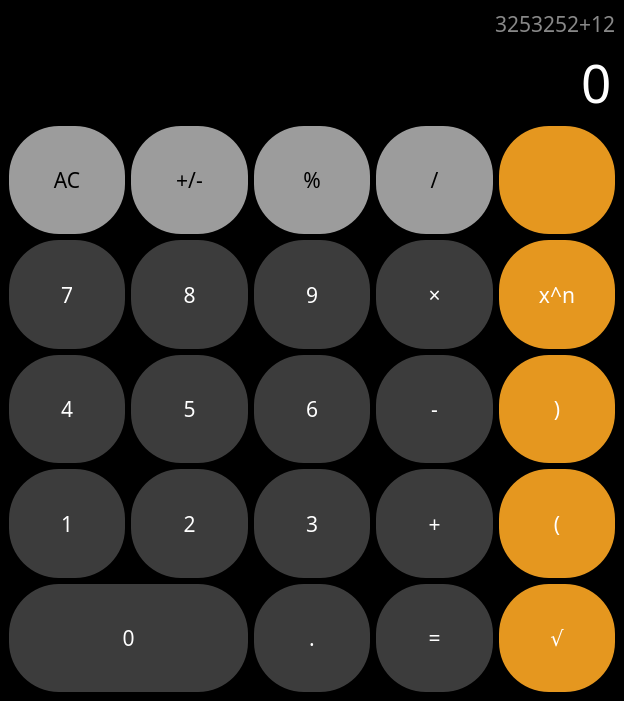
<?xml version="1.0" encoding="UTF-8"?>
<ui version="4.0">
 <class>MainWindow</class>
 <widget class="QMainWindow" name="MainWindow">
  <property name="geometry">
   <rect>
    <x>0</x>
    <y>0</y>
    <width>624</width>
    <height>701</height>
   </rect>
  </property>
  <property name="minimumSize">
   <size>
    <width>624</width>
    <height>701</height>
   </size>
  </property>
  <property name="windowTitle">
   <string>Calculator</string>
  </property>
  <property name="styleSheet">
   <string notr="true">QWidget {
    background-color: black;
    color:white;
    font-family: Rubik;
    font-size: 16pt;



}
QPushButton{
    border:none;
    background-color: #3c3c3c;
    border-radius: 50%;

}
QPushButton:hover{
    background-color: #676767;


}
QPushButton:pressed{
	background-color:#B7B7B7;
}</string>
  </property>
  <widget class="QWidget" name="centralwidget">
   <layout class="QVBoxLayout" name="verticalLayout">
    <item>
     <widget class="QLabel" name="lbl">
      <property name="sizePolicy">
       <sizepolicy hsizetype="Preferred" vsizetype="Maximum">
        <horstretch>0</horstretch>
        <verstretch>0</verstretch>
       </sizepolicy>
      </property>
      <property name="styleSheet">
       <string notr="true">color:#888;</string>
      </property>
      <property name="text">
       <string>3253252+12</string>
      </property>
      <property name="alignment">
       <set>Qt::AlignRight|Qt::AlignTrailing|Qt::AlignVCenter</set>
      </property>
     </widget>
    </item>
    <item>
     <widget class="QLineEdit" name="le">
      <property name="sizePolicy">
       <sizepolicy hsizetype="Expanding" vsizetype="Maximum">
        <horstretch>0</horstretch>
        <verstretch>0</verstretch>
       </sizepolicy>
      </property>
      <property name="styleSheet">
       <string notr="true">font-size:40pt;
border:none;
</string>
      </property>
      <property name="text">
       <string>0</string>
      </property>
      <property name="maxLength">
       <number>10</number>
      </property>
      <property name="alignment">
       <set>Qt::AlignRight|Qt::AlignTrailing|Qt::AlignVCenter</set>
      </property>
      <property name="readOnly">
       <bool>true</bool>
      </property>
     </widget>
    </item>
    <item>
     <layout class="QGridLayout" name="gridLayout">
      <item row="0" column="4">
       <widget class="QPushButton" name="btn_delete_last_digit">
        <property name="sizePolicy">
         <sizepolicy hsizetype="Minimum" vsizetype="Expanding">
          <horstretch>0</horstretch>
          <verstretch>0</verstretch>
         </sizepolicy>
        </property>
        <property name="cursor">
         <cursorShape>PointingHandCursor</cursorShape>
        </property>
        <property name="styleSheet">
         <string notr="true">QWidget{
background-color:#E5971F;
}
QWidget:hover{
	background-color:#976309;
}
QWidget:pressed{
background-color:#B4B4B4;
}</string>
        </property>
        <property name="text">
         <string/>
        </property>
        <property name="icon">
         <iconset resource="files.qrc">
          <normaloff>:/icons/backspace_FILL1_wght400_GRAD0_opsz48.png</normaloff>:/icons/backspace_FILL1_wght400_GRAD0_opsz48.png</iconset>
        </property>
        <property name="iconSize">
         <size>
          <width>30</width>
          <height>40</height>
         </size>
        </property>
        <property name="shortcut">
         <string>Backspace</string>
        </property>
       </widget>
      </item>
      <item row="0" column="3">
       <widget class="QPushButton" name="btn_divide">
        <property name="sizePolicy">
         <sizepolicy hsizetype="Minimum" vsizetype="Expanding">
          <horstretch>0</horstretch>
          <verstretch>0</verstretch>
         </sizepolicy>
        </property>
        <property name="cursor">
         <cursorShape>PointingHandCursor</cursorShape>
        </property>
        <property name="styleSheet">
         <string notr="true">QWidget{
background-color:#9C9C9C;
color:black;
}
QWidget:hover{
	background-color:#D2D2D2;
}
QWidget:pressed{
background-color:#B4B4B4;
}</string>
        </property>
        <property name="text">
         <string>/</string>
        </property>
        <property name="shortcut">
         <string>/</string>
        </property>
       </widget>
      </item>
      <item row="1" column="4">
       <widget class="QPushButton" name="btn_extent">
        <property name="sizePolicy">
         <sizepolicy hsizetype="Minimum" vsizetype="Expanding">
          <horstretch>0</horstretch>
          <verstretch>0</verstretch>
         </sizepolicy>
        </property>
        <property name="cursor">
         <cursorShape>PointingHandCursor</cursorShape>
        </property>
        <property name="styleSheet">
         <string notr="true">QWidget{
background-color:#E5971F;
}
QWidget:hover{
	background-color:#976309;
}
QWidget:pressed{
background-color:#B4B4B4;
}</string>
        </property>
        <property name="text">
         <string>x^n</string>
        </property>
        <property name="shortcut">
         <string>^</string>
        </property>
       </widget>
      </item>
      <item row="2" column="4">
       <widget class="QPushButton" name="btn_right_bracket">
        <property name="sizePolicy">
         <sizepolicy hsizetype="Minimum" vsizetype="Expanding">
          <horstretch>0</horstretch>
          <verstretch>0</verstretch>
         </sizepolicy>
        </property>
        <property name="cursor">
         <cursorShape>PointingHandCursor</cursorShape>
        </property>
        <property name="styleSheet">
         <string notr="true">QWidget{
background-color:#E5971F;
}
QWidget:hover{
	background-color:#976309;
}
QWidget:pressed{
background-color:#B4B4B4;
}
</string>
        </property>
        <property name="text">
         <string>)</string>
        </property>
        <property name="shortcut">
         <string>)</string>
        </property>
       </widget>
      </item>
      <item row="1" column="3">
       <widget class="QPushButton" name="btn_times">
        <property name="sizePolicy">
         <sizepolicy hsizetype="Minimum" vsizetype="Expanding">
          <horstretch>0</horstretch>
          <verstretch>0</verstretch>
         </sizepolicy>
        </property>
        <property name="cursor">
         <cursorShape>PointingHandCursor</cursorShape>
        </property>
        <property name="text">
         <string>×</string>
        </property>
        <property name="shortcut">
         <string>*</string>
        </property>
       </widget>
      </item>
      <item row="4" column="4">
       <widget class="QPushButton" name="btn_root">
        <property name="sizePolicy">
         <sizepolicy hsizetype="Minimum" vsizetype="Expanding">
          <horstretch>0</horstretch>
          <verstretch>0</verstretch>
         </sizepolicy>
        </property>
        <property name="cursor">
         <cursorShape>PointingHandCursor</cursorShape>
        </property>
        <property name="styleSheet">
         <string notr="true">QWidget{
background-color:#E5971F;
}
QWidget:hover{
	background-color:#976309;
}
QWidget:pressed{
background-color:#B4B4B4;
}</string>
        </property>
        <property name="text">
         <string>√</string>
        </property>
        <property name="shortcut">
         <string>R</string>
        </property>
       </widget>
      </item>
      <item row="3" column="4">
       <widget class="QPushButton" name="btn_left_bracket">
        <property name="sizePolicy">
         <sizepolicy hsizetype="Minimum" vsizetype="Expanding">
          <horstretch>0</horstretch>
          <verstretch>0</verstretch>
         </sizepolicy>
        </property>
        <property name="cursor">
         <cursorShape>PointingHandCursor</cursorShape>
        </property>
        <property name="styleSheet">
         <string notr="true">QWidget{
background-color:#E5971F;
}
QWidget:hover{
	background-color:#976309;
}
QWidget:pressed{
background-color:#B4B4B4;
}</string>
        </property>
        <property name="text">
         <string>(</string>
        </property>
        <property name="shortcut">
         <string>(</string>
        </property>
       </widget>
      </item>
      <item row="4" column="0" colspan="2">
       <widget class="QPushButton" name="btn_0">
        <property name="sizePolicy">
         <sizepolicy hsizetype="Minimum" vsizetype="Expanding">
          <horstretch>0</horstretch>
          <verstretch>0</verstretch>
         </sizepolicy>
        </property>
        <property name="cursor">
         <cursorShape>PointingHandCursor</cursorShape>
        </property>
        <property name="text">
         <string>0</string>
        </property>
        <property name="shortcut">
         <string>0</string>
        </property>
       </widget>
      </item>
      <item row="0" column="2">
       <widget class="QPushButton" name="btn_percent">
        <property name="sizePolicy">
         <sizepolicy hsizetype="Minimum" vsizetype="Expanding">
          <horstretch>0</horstretch>
          <verstretch>0</verstretch>
         </sizepolicy>
        </property>
        <property name="cursor">
         <cursorShape>PointingHandCursor</cursorShape>
        </property>
        <property name="styleSheet">
         <string notr="true">QWidget{
background-color:#9C9C9C;
color:black;
}
QWidget:hover{
	background-color:#D2D2D2;
}
QWidget:pressed{
background-color:#B4B4B4;
}</string>
        </property>
        <property name="text">
         <string>%</string>
        </property>
        <property name="shortcut">
         <string>%</string>
        </property>
       </widget>
      </item>
      <item row="3" column="0">
       <widget class="QPushButton" name="btn_1">
        <property name="sizePolicy">
         <sizepolicy hsizetype="Minimum" vsizetype="Expanding">
          <horstretch>0</horstretch>
          <verstretch>0</verstretch>
         </sizepolicy>
        </property>
        <property name="cursor">
         <cursorShape>PointingHandCursor</cursorShape>
        </property>
        <property name="text">
         <string>1</string>
        </property>
        <property name="shortcut">
         <string>1</string>
        </property>
       </widget>
      </item>
      <item row="1" column="0">
       <widget class="QPushButton" name="btn_7">
        <property name="sizePolicy">
         <sizepolicy hsizetype="Minimum" vsizetype="Expanding">
          <horstretch>0</horstretch>
          <verstretch>0</verstretch>
         </sizepolicy>
        </property>
        <property name="cursor">
         <cursorShape>PointingHandCursor</cursorShape>
        </property>
        <property name="text">
         <string>7</string>
        </property>
        <property name="shortcut">
         <string>7</string>
        </property>
       </widget>
      </item>
      <item row="2" column="1">
       <widget class="QPushButton" name="btn_5">
        <property name="sizePolicy">
         <sizepolicy hsizetype="Minimum" vsizetype="Expanding">
          <horstretch>0</horstretch>
          <verstretch>0</verstretch>
         </sizepolicy>
        </property>
        <property name="cursor">
         <cursorShape>PointingHandCursor</cursorShape>
        </property>
        <property name="text">
         <string>5</string>
        </property>
        <property name="shortcut">
         <string>5</string>
        </property>
       </widget>
      </item>
      <item row="2" column="0">
       <widget class="QPushButton" name="btn_4">
        <property name="sizePolicy">
         <sizepolicy hsizetype="Minimum" vsizetype="Expanding">
          <horstretch>0</horstretch>
          <verstretch>0</verstretch>
         </sizepolicy>
        </property>
        <property name="cursor">
         <cursorShape>PointingHandCursor</cursorShape>
        </property>
        <property name="text">
         <string>4</string>
        </property>
        <property name="shortcut">
         <string>4</string>
        </property>
       </widget>
      </item>
      <item row="0" column="0">
       <widget class="QPushButton" name="btn_delete_all">
        <property name="sizePolicy">
         <sizepolicy hsizetype="Minimum" vsizetype="Expanding">
          <horstretch>0</horstretch>
          <verstretch>0</verstretch>
         </sizepolicy>
        </property>
        <property name="cursor">
         <cursorShape>PointingHandCursor</cursorShape>
        </property>
        <property name="styleSheet">
         <string notr="true">QWidget{
background-color:#9C9C9C;
color:black;
}
QWidget:hover{
	background-color:#D2D2D2;
}
QWidget:pressed{
background-color:#B4B4B4;
}</string>
        </property>
        <property name="text">
         <string>AC</string>
        </property>
        <property name="shortcut">
         <string>Del</string>
        </property>
       </widget>
      </item>
      <item row="2" column="2">
       <widget class="QPushButton" name="btn_6">
        <property name="sizePolicy">
         <sizepolicy hsizetype="Minimum" vsizetype="Expanding">
          <horstretch>0</horstretch>
          <verstretch>0</verstretch>
         </sizepolicy>
        </property>
        <property name="cursor">
         <cursorShape>PointingHandCursor</cursorShape>
        </property>
        <property name="text">
         <string>6</string>
        </property>
        <property name="shortcut">
         <string>6</string>
        </property>
       </widget>
      </item>
      <item row="2" column="3">
       <widget class="QPushButton" name="btn_minus">
        <property name="sizePolicy">
         <sizepolicy hsizetype="Minimum" vsizetype="Expanding">
          <horstretch>0</horstretch>
          <verstretch>0</verstretch>
         </sizepolicy>
        </property>
        <property name="cursor">
         <cursorShape>PointingHandCursor</cursorShape>
        </property>
        <property name="text">
         <string>-</string>
        </property>
        <property name="shortcut">
         <string>-</string>
        </property>
       </widget>
      </item>
      <item row="1" column="2">
       <widget class="QPushButton" name="btn_9">
        <property name="sizePolicy">
         <sizepolicy hsizetype="Minimum" vsizetype="Expanding">
          <horstretch>0</horstretch>
          <verstretch>0</verstretch>
         </sizepolicy>
        </property>
        <property name="cursor">
         <cursorShape>PointingHandCursor</cursorShape>
        </property>
        <property name="text">
         <string>9</string>
        </property>
        <property name="shortcut">
         <string>9</string>
        </property>
       </widget>
      </item>
      <item row="1" column="1">
       <widget class="QPushButton" name="btn_8">
        <property name="sizePolicy">
         <sizepolicy hsizetype="Minimum" vsizetype="Expanding">
          <horstretch>0</horstretch>
          <verstretch>0</verstretch>
         </sizepolicy>
        </property>
        <property name="cursor">
         <cursorShape>PointingHandCursor</cursorShape>
        </property>
        <property name="text">
         <string>8</string>
        </property>
        <property name="shortcut">
         <string>8</string>
        </property>
       </widget>
      </item>
      <item row="3" column="3">
       <widget class="QPushButton" name="btn_plus">
        <property name="sizePolicy">
         <sizepolicy hsizetype="Minimum" vsizetype="Expanding">
          <horstretch>0</horstretch>
          <verstretch>0</verstretch>
         </sizepolicy>
        </property>
        <property name="cursor">
         <cursorShape>PointingHandCursor</cursorShape>
        </property>
        <property name="text">
         <string>+</string>
        </property>
        <property name="shortcut">
         <string>+</string>
        </property>
       </widget>
      </item>
      <item row="3" column="2">
       <widget class="QPushButton" name="btn_3">
        <property name="sizePolicy">
         <sizepolicy hsizetype="Minimum" vsizetype="Expanding">
          <horstretch>0</horstretch>
          <verstretch>0</verstretch>
         </sizepolicy>
        </property>
        <property name="cursor">
         <cursorShape>PointingHandCursor</cursorShape>
        </property>
        <property name="text">
         <string>3</string>
        </property>
        <property name="shortcut">
         <string>3</string>
        </property>
       </widget>
      </item>
      <item row="4" column="3">
       <widget class="QPushButton" name="btn_equals">
        <property name="sizePolicy">
         <sizepolicy hsizetype="Minimum" vsizetype="Expanding">
          <horstretch>0</horstretch>
          <verstretch>0</verstretch>
         </sizepolicy>
        </property>
        <property name="cursor">
         <cursorShape>PointingHandCursor</cursorShape>
        </property>
        <property name="text">
         <string>=</string>
        </property>
        <property name="shortcut">
         <string>=</string>
        </property>
       </widget>
      </item>
      <item row="4" column="2">
       <widget class="QPushButton" name="btn_dot">
        <property name="sizePolicy">
         <sizepolicy hsizetype="Minimum" vsizetype="Expanding">
          <horstretch>0</horstretch>
          <verstretch>0</verstretch>
         </sizepolicy>
        </property>
        <property name="cursor">
         <cursorShape>PointingHandCursor</cursorShape>
        </property>
        <property name="text">
         <string>.</string>
        </property>
        <property name="shortcut">
         <string>.</string>
        </property>
       </widget>
      </item>
      <item row="0" column="1">
       <widget class="QPushButton" name="btn_plus_minus">
        <property name="sizePolicy">
         <sizepolicy hsizetype="Minimum" vsizetype="Expanding">
          <horstretch>0</horstretch>
          <verstretch>0</verstretch>
         </sizepolicy>
        </property>
        <property name="cursor">
         <cursorShape>PointingHandCursor</cursorShape>
        </property>
        <property name="styleSheet">
         <string notr="true">QWidget{
background-color:#9C9C9C;
color:black;
}
QWidget:hover{
	background-color:#D2D2D2;
}
QWidget:pressed{
background-color:#B4B4B4;
}</string>
        </property>
        <property name="text">
         <string>+/-</string>
        </property>
        <property name="shortcut">
         <string>]</string>
        </property>
       </widget>
      </item>
      <item row="3" column="1">
       <widget class="QPushButton" name="btn_2">
        <property name="sizePolicy">
         <sizepolicy hsizetype="Minimum" vsizetype="Expanding">
          <horstretch>0</horstretch>
          <verstretch>0</verstretch>
         </sizepolicy>
        </property>
        <property name="cursor">
         <cursorShape>PointingHandCursor</cursorShape>
        </property>
        <property name="text">
         <string>2</string>
        </property>
        <property name="shortcut">
         <string>2</string>
        </property>
       </widget>
      </item>
     </layout>
    </item>
   </layout>
  </widget>
 </widget>
 <resources>
  <include location="files.qrc"/>
 </resources>
 <connections/>
</ui>
